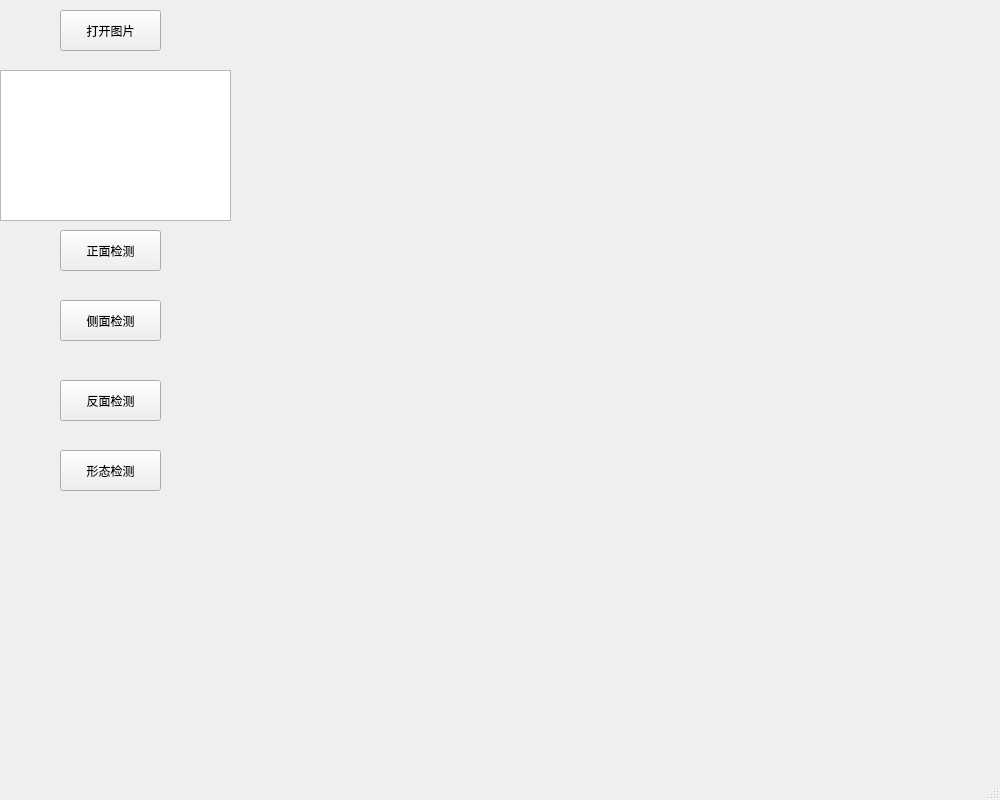
<?xml version="1.0" encoding="UTF-8"?>
<ui version="4.0">
 <class>MainWindow</class>
 <widget class="QMainWindow" name="MainWindow">
  <property name="geometry">
   <rect>
    <x>0</x>
    <y>0</y>
    <width>1000</width>
    <height>800</height>
   </rect>
  </property>
  <property name="windowTitle">
   <string>MainWindow</string>
  </property>
  <widget class="QWidget" name="centralwidget">
   <widget class="QLabel" name="label_1">
    <property name="geometry">
     <rect>
      <x>240</x>
      <y>0</y>
      <width>751</width>
      <height>400</height>
     </rect>
    </property>
    <property name="text">
     <string/>
    </property>
   </widget>
   <widget class="QLabel" name="label_2">
    <property name="geometry">
     <rect>
      <x>240</x>
      <y>400</y>
      <width>751</width>
      <height>400</height>
     </rect>
    </property>
    <property name="text">
     <string/>
    </property>
   </widget>
   <widget class="QTextBrowser" name="textBrowser">
    <property name="geometry">
     <rect>
      <x>0</x>
      <y>70</y>
      <width>231</width>
      <height>151</height>
     </rect>
    </property>
   </widget>
   <widget class="QPushButton" name="button_front">
    <property name="geometry">
     <rect>
      <x>60</x>
      <y>230</y>
      <width>101</width>
      <height>41</height>
     </rect>
    </property>
    <property name="text">
     <string>正面检测</string>
    </property>
   </widget>
   <widget class="QPushButton" name="button_profile">
    <property name="geometry">
     <rect>
      <x>60</x>
      <y>300</y>
      <width>101</width>
      <height>41</height>
     </rect>
    </property>
    <property name="text">
     <string>侧面检测</string>
    </property>
   </widget>
   <widget class="QPushButton" name="button_back">
    <property name="geometry">
     <rect>
      <x>60</x>
      <y>380</y>
      <width>101</width>
      <height>41</height>
     </rect>
    </property>
    <property name="text">
     <string>反面检测</string>
    </property>
   </widget>
   <widget class="QPushButton" name="button_all">
    <property name="geometry">
     <rect>
      <x>60</x>
      <y>450</y>
      <width>101</width>
      <height>41</height>
     </rect>
    </property>
    <property name="text">
     <string>形态检测</string>
    </property>
   </widget>
   <widget class="QPushButton" name="button_open">
    <property name="geometry">
     <rect>
      <x>60</x>
      <y>10</y>
      <width>101</width>
      <height>41</height>
     </rect>
    </property>
    <property name="text">
     <string>打开图片</string>
    </property>
   </widget>
  </widget>
  <widget class="QStatusBar" name="statusbar"/>
  <action name="actionopen">
   <property name="text">
    <string>open</string>
   </property>
  </action>
 </widget>
 <resources/>
 <connections/>
</ui>
